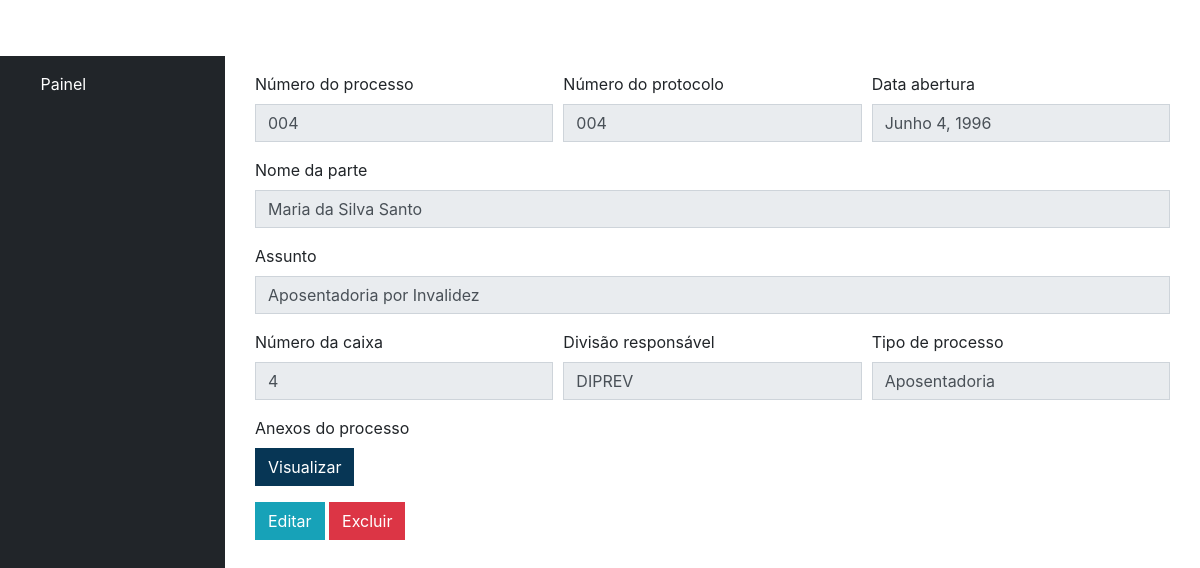
Screenshot of /listar/exibir/12 (signed in) with the database file from the repository.
### processo/models.py (models this page shows, shortened)
class Processo(models.Model):
    numero_processo = models.CharField(max_length=100, blank=False, null=False)
    protocolo_processo = models.CharField(max_length=100, blank=False, null=False)
    nome_parte_processo = models.CharField(max_length=100, blank=False, null=False)
    assunto_processo = models.CharField(max_length=250, blank=False, null=False)
    data_abertura_processo = models.DateField(blank=False, null=False)
    numero_caixa_processo = models.IntegerField()
    divisao_processo = models.ForeignKey(Divisao, on_delete=models.CASCADE)
    tipo_processo = models.ForeignKey(TipoDeProcesso, on_delete=models.CASCADE)
    arquivo_processo = models.FileField(upload_to=user_directory_path, default='sem_arquivo')
    criacao_registro = models.DateField(auto_now_add=True)
    modificacao_registro = models.DateField(auto_now=True)

class Divisao(models.Model):
    nome_divisao = models.CharField(max_length=250, blank=False, null=False)
    def __str__(self):
        return self.nome_divisao

class TipoDeProcesso(models.Model):
    nome_tipo = models.CharField(max_length=120, blank=False, null=False)
    def __str__(self):
        return self.nome_tipo

### processo/views.py (the view)
# urls.py: path('listar/exibir/<str:id>', views.exibir, name='exibir'),
@login_required
def exibir(request, id):
    obj = get_object_or_404(Processo, pk=id)
    return render(request, 'processo/exibir.html', {'form': obj})

### processo/templates/processo/exibir.html (shortened to what this page needs)
{% extends 'processo/base.html' %}
{% load tags %}
{% block content %}
    <div class="container-fluid">
        <div class="form-row">
            <div class="form-group col-md-4">
                <label for="numero_processo">Número do processo</label>
                <input class="form-control" type="text" value="{{ form.numero_processo }}" disabled>
            </div>
            <div class="form-group col-md-4">
                <label for="protocolo_processo">Número do protocolo</label>
                <input class="form-control" type="text" value="{{ form.protocolo_processo }}" disabled>
            </div>
            <div class="form-group col-md-4">
                <label for="data_abertura_processo">Data abertura</label>
                <input class="form-control" type="text" value="{{ form.data_abertura_processo }}" disabled>
            </div>
        </div>
        <div class="form-group">
            <label for="nome_parte_processo">Nome da parte</label>
            <input class="form-control" type="text" value="{{ form.nome_parte_processo }}" disabled>
        </div>
        <div class="form-group">
            <label for="assunto_processo">Assunto</label>
            <input class="form-control" type="text" value="{{ form.assunto_processo }}" disabled>
        </div>
        <div class="form-row">
            <div class="form-group col-md-4">
                <label for="numero_caixa_processo">Número da caixa</label>
                <input class="form-control" type="text" value="{{ form.numero_caixa_processo }}" disabled>
            </div>
            <div class="form-group col-md-4">
                <label for="divisao_processo">Divisão responsável</label>
                <input class="form-control" type="text" value="{{ form.divisao_processo }}" disabled>
            </div>
            <div class="form-group col-md-4">
                <label for="tipo_processo">Tipo de processo</label>
                <input class="form-control" type="text" value="{{ form.tipo_processo }}" disabled>
            </div>
        </div>
        <div class="form-row">
            <div class="form-group col-md-6">
                <label>Anexos do processo</label>
                <div class="custom-file">
                    <a class="btn btn-primary" href="{{ form.arquivo_processo.url }}">Visualizar</a>
                </div>
            </div>
        </div>
        <a class="btn btn-info" value="Editar" href="{% url 'editar' form.id %}">Editar</a>
        <a class="btn btn-danger" href="#Excluir" data-toggle="modal" data-target="#excluirModal">Excluir</a>
    </div>
{% endblock %}

### rows the page displays
Processo: numero_processo "004", protocolo_processo "004", data_abertura_processo "Junho 4, 1996", nome_parte_processo "Maria da Silva Santo", assunto_processo "Aposentadoria por Invalidez", numero_caixa_processo "4", divisao_processo "DIPREV", tipo_processo "Aposentadoria"
